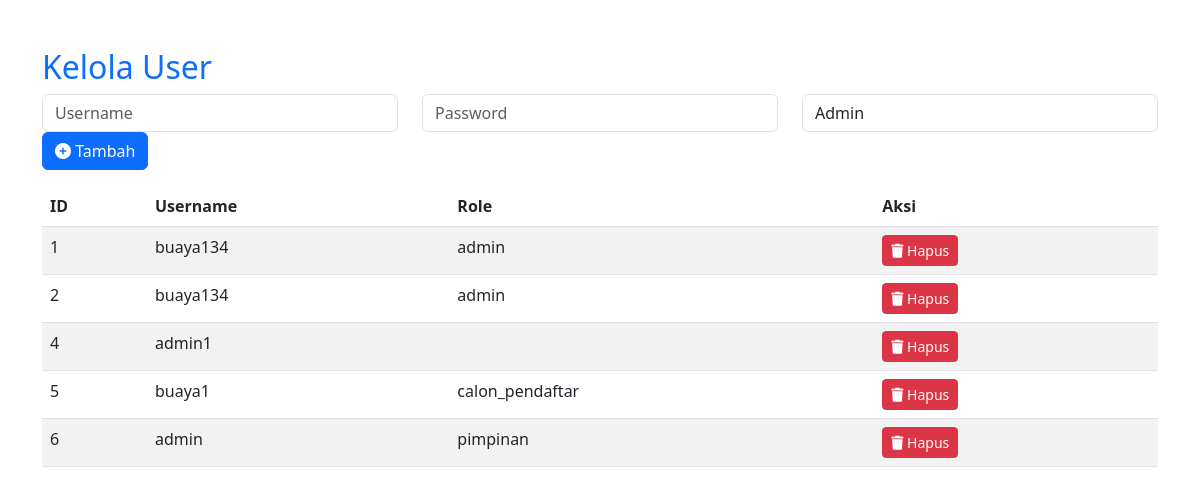
The page /admin/user.php (signed in) on the database its author committed.
### tables this page shows
CREATE TABLE `user` (
  `id` int(11) NOT NULL,
  `username` varchar(50) NOT NULL,
  `password` varchar(255) NOT NULL,
  `role` enum('admin','calon_pendaftar','pimpinan') NOT NULL
);

### admin/user.php (the view, shortened to what this page needs)
<?php
include "../koneksi.php";
?>
<!DOCTYPE html>
<html lang="id">
<head>
    <link href="https://cdn.jsdelivr.net/npm/bootstrap@5.3.0/dist/css/bootstrap.min.css" rel="stylesheet">
    <link href="https://cdnjs.cloudflare.com/ajax/libs/font-awesome/6.0.0-beta3/css/all.min.css" rel="stylesheet">
    <link rel="stylesheet" href="../assets/css/style.css">
</head>
<body>
    <div class="container mt-5">
        <h2 class="text-primary">Kelola User</h2>
        <form method="POST">
            <div class="row mb-3">
                <div class="col-md-4">
                    <input type="text" name="username" class="form-control" placeholder="Username" required>
                </div>
                <div class="col-md-4">
                    <input type="password" name="password" class="form-control" placeholder="Password" required>
                </div>
                <div class="col-md-4">
                    <select name="role" class="form-control">
                        <option value="admin">Admin</option>
                    </select>
                </div>
                <div class="col-md-2">
                    <button type="submit" name="tambah" class="btn btn-primary"><i class="fas fa-plus-circle"></i> Tambah</button>
                </div>
            </div>
        </form>
        <table class="table table-striped">
            <thead>
                <tr>
                    <th>ID</th>
                    <th>Username</th>
                    <th>Role</th>
                    <th>Aksi</th>
                </tr>
            </thead>
            <tbody>
                <?php
                $result = mysqli_query($conn, "SELECT * FROM user");
                while ($row = mysqli_fetch_assoc($result)) {
                    echo "<tr>
                        <td>{$row['id']}</td>
                        <td>{$row['username']}</td>
                        <td>{$row['role']}</td>
                        <td>
                            <a href='?hapus={$row['id']}' class='btn btn-danger btn-sm'><i class='fas fa-trash'></i> Hapus</a>
                        </td>
                    </tr>";
                }
                ?>
            </tbody>
        </table>
    </div>
</body>
</html>

### rows shown on the page
user: id "1", username "buaya134", role "admin"
user: id "2", username "buaya134", role "admin"
user: id "4", username "admin1"
user: id "5", username "buaya1", role "calon_pendaftar"
user: id "6", username "admin", role "pimpinan"
